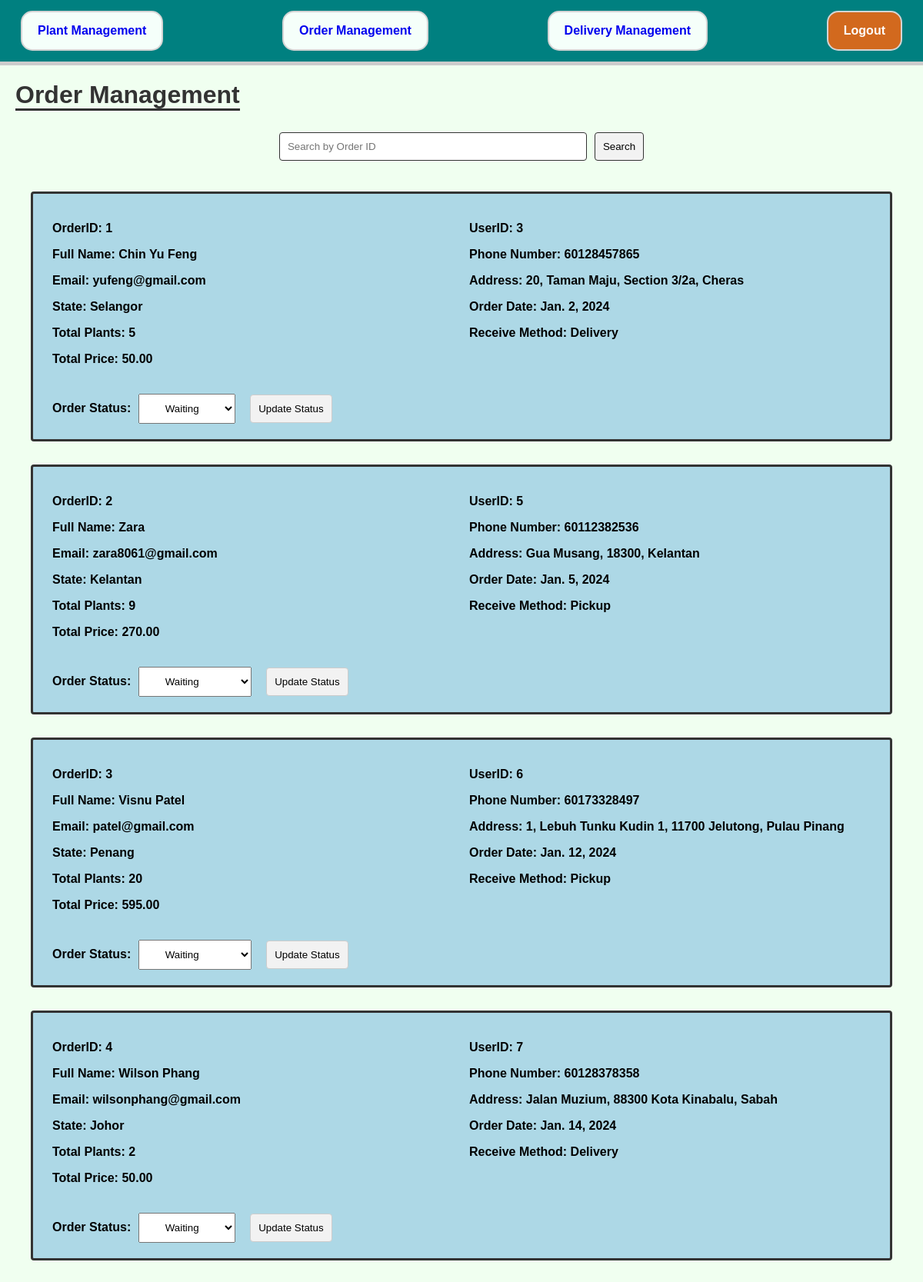
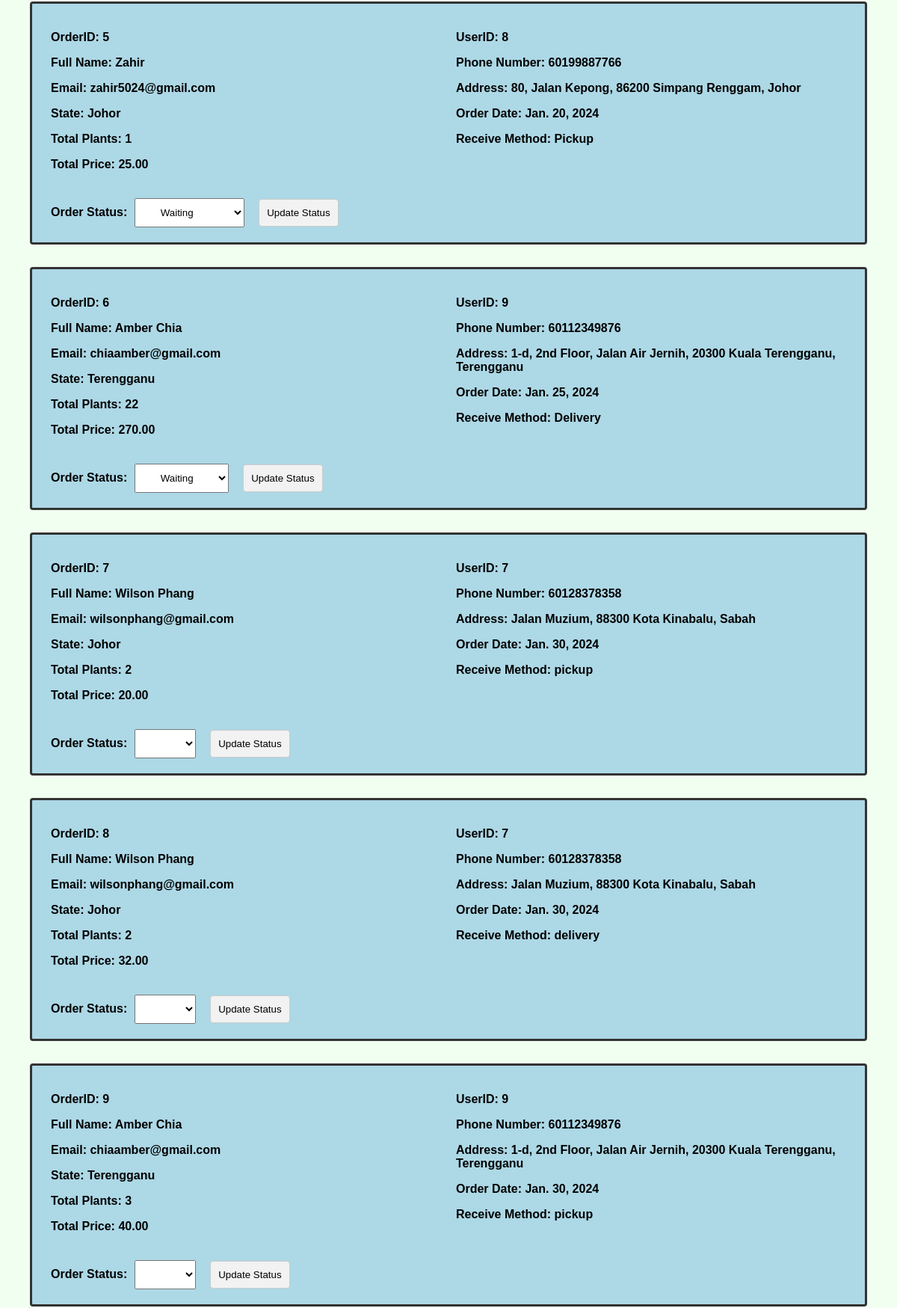
Screenshot of /adm/order/ (signed in, upper part) with the database file from the repository (2 pictures, top to bottom).
### app/models.py (models this page shows, shortened)
class Order(models.Model):
    customer = models.ForeignKey(Customer, on_delete=models.CASCADE, related_name='orders')
    payment = models.ForeignKey(Payment, on_delete=models.CASCADE, related_name='orders')
    delman = models.ForeignKey(DeliveryMan, on_delete=models.CASCADE, related_name='orders', null=True, blank=True)
    order_status = models.CharField(max_length=30)

class Customer(models.Model):
    user = models.OneToOneField(User, on_delete=models.CASCADE, primary_key=True, related_name='customer_profile')
    customer_name = models.CharField(max_length=80, default='Unknown')
    customer_address = models.CharField(max_length=200)
    customer_state = models.CharField(max_length=30)
    customer_ic = models.CharField(max_length=30, unique=True)
    customer_phone_number = models.BigIntegerField()

class User(AbstractUser):
    is_customer = models.BooleanField(default=False)
    is_deliveryman = models.BooleanField(default=False)
    is_admin = models.BooleanField(default=False)
    email = models.EmailField(unique=True)
    USERNAME_FIELD = 'email'
    REQUIRED_FIELDS = []    # Remove 'email' from here since it's the USERNAME_FIELD

class Payment(models.Model):
    customer = models.ForeignKey(Customer, on_delete=models.CASCADE, related_name='payments')
    shipping_fee = models.DecimalField(max_digits=4, decimal_places=2, validators=[MinValueValidator(0.00), MaxValueValidator(99.99)])
    payment_cost = models.DecimalField(max_digits=6, decimal_places=2, validators=[MinValueValidator(0.00), MaxValueValidator(9999.99)])
    receive_method = models.CharField(max_length=10)
    order_date = models.DateField()
    order_total_price = models.DecimalField(max_digits=6, decimal_places=2, validators=[MinValueValidator(0.00), MaxValueValidator(9999.99)])

### app/views.py (the view, shortened to what this page needs)
# urls.py: path("adm/order/", views.orderManagement, name="orderManagement"),
@user_passes_test(lambda user: user.is_admin)
def orderManagement(request):
    search_query = request.GET.get('search_query', '')
    error_message = None
    orders = (
        Order.objects
        .select_related('customer')
        .prefetch_related('order_items')
        .annotate(total_plant_quantity=Sum('order_items__plant_quantity'))
        .exclude(
            Q(payment__receive_method='Pickup', order_status='Completed') |
            Q(payment__receive_method='Delivery', order_status='Ready')
        )
    )
    return render(request, "order_management.html", {"orders": orders, "search_query": search_query, "error_message": error_message})

### app/templates/order_management.html (shortened to what this page needs)
{% load static %}
<!DOCTYPE html>
<html lang="en">
<head>
    <link rel="stylesheet" href="{% static 'styles.css' %}">
</head>
<body>
    <div class="navbar">
        <a href="{% url 'plantManagement' %}" class="nav-button">Plant Management</a>
        <a href="{% url 'orderManagement' %}" class="nav-button">Order Management</a>
        <a href="{% url 'deliveryManagement' %}" class="nav-button">Delivery Management</a>
        <a href="{% url 'logout' %}" class="nav-button logout">Logout</a>
    </div>
    <div class="main-content">
        <h1>Order Management</h1>
        <div class="search-bar">
            <form action="{% url 'orderManagement' %}" method="get">
                <div class="search-container">
                    <input type="text" name="search_query" placeholder="Search by Order ID" style="width: 400px;">
                    <button type="submit" class="search-button">Search</button>
                </div>
            </form>
        </div>
        {% for order in orders%}
        <div class="order-container">
            <div class="order-details">
                <div class="info-text">
                    <p>OrderID: {{ order.id }}</p>
                    <p>Full Name: {{ order.customer.customer_name }}</p>
                    <p>Email: {{ order.customer.user.email }}</p>
                    <p>State: {{ order.customer.customer_state }}</p>
                    <p>Total Plants: {{ order.total_plant_quantity }}</p>
                    <p>Total Price: {{ order.payment.order_total_price }}</p>
                </div>
                <div class="info-text">
                    <p>UserID: {{ order.customer.user.id }}</p>
                    <p>Phone Number: {{ order.customer.customer_phone_number }}</p>
                    <p>Address: {{ order.customer.customer_address }}</p>
                    <p>Order Date: {{ order.payment.order_date }}</p>
                    <p>Receive Method: {{ order.payment.receive_method }}</p>
                </div>
                <div class="info-text">
                    <form action="{% url 'update_order_status' order.id %}" method="post">
                        <label for="status-select-{{ order.id }}">Order Status:</label>
                        <select id="status-select-{{ order.id }}" class="status-select" name="status">
                            {% if order.payment.receive_method == 'Delivery' %}
                                <option value="Waiting" {% if order.order_status == 'Waiting' %}selected{% endif %}>Waiting</option>
                            {% elif order.payment.receive_method == 'Pickup' %}
                                <option value="Waiting" {% if order.order_status == 'Waiting' %}selected{% endif %}>Waiting</option>
                            {% endif %}
                        </select>
                        <button type="submit" class="update-status-button">Update Status</button>
                    </form>
                </div>
            </div>
        </div>
        {% endfor %}
    </div>
</body>
</html>

### app/static/styles.css (style rules this page uses)
body, html { margin: 0; padding: 0; font-family: Arial; background-color: #f0fff0; }
.navbar { display: flex; justify-content: space-between; padding: 10px 25px; background-color: #008080; border-bottom: 5px solid #ccc; }
.nav-button { background-color: #f5fffa; border: 2px solid #d4d4d4; border-radius: 15px; padding: 15px 20px; text-align: center; text-decoration: none; display: inline-block; font-size: 16px; font-weight: bold; margin: 4px 2px; cursor: pointer; transition-duration: 0.4s; }
.logout { background-color: #d2691e; color: white; }
.main-content { padding: 20px; text-align: left; }
h1 { margin-top: 50px; font-weight: bold; color: #333; display: inline; border-bottom: 3px solid #333; }
.search-bar { display: flex; flex-direction: column; align-items: center; margin: 20px auto; padding: 10px; width: 500px; }
.search-container { display: flex; width: 100%; margin-bottom: 10px; }
.search-container input[type="text"] { flex-grow: 1; padding: 10px; box-sizing: border-box; border: 1px solid #333; border-radius: 4px; margin-right: 10px; }
.search-button { padding: 10px; border: 1px solid #333; border-radius: 4px; background-color: #f2f2f2; cursor: pointer; }
button { cursor: pointer; border: 1px solid #333; border-radius: 4px; background-color: #f2f2f2; }
.info-text { font-weight: bold; }
.order-container { background-color: #add8e6; padding: 20px 25px; border: 3px solid #333; border-radius: 4px; margin: 20px 20px 30px 20px; }
.order-details { display: grid; grid-template-columns: 1fr 1fr; gap: 20px; }
.status-select { padding: 10px 30px; margin: 0px 15px 0px 5px; }
.update-status-button { padding: 10px; background-color: #f2f2f2; border: 1px solid #ccc; cursor: pointer; border-radius: 4px; }

### rows the page displays
Order: id "1", customer.customer_name "Chin Yu Feng", customer.user.email "yufeng@gmail.com", customer.customer_state "Selangor", total_plant_quantity "5", payment.order_total_price "50.00", customer.user.id "3", customer.customer_phone_number "60128457865", customer.customer_address "20, Taman Maju, Section 3/2a, Cheras", payment.order_date "Jan. 2, 2024", payment.receive_method "Delivery", status "Waiting"
Order: id "2", customer.customer_name "Zara", customer.user.email "zara8061@gmail.com", customer.customer_state "Kelantan", total_plant_quantity "9", payment.order_total_price "270.00", customer.user.id "5", customer.customer_phone_number "60112382536", customer.customer_address "Gua Musang, 18300, Kelantan", payment.order_date "Jan. 5, 2024", payment.receive_method "Pickup", status "Waiting"
Order: id "3", customer.customer_name "Visnu Patel", customer.user.email "patel@gmail.com", customer.customer_state "Penang", total_plant_quantity "20", payment.order_total_price "595.00", customer.user.id "6", customer.customer_phone_number "60173328497", customer.customer_address "1, Lebuh Tunku Kudin 1, 11700 Jelutong, Pulau Pinang", payment.order_date "Jan. 12, 2024", payment.receive_method "Pickup", status "Waiting"
Order: id "4", customer.customer_name "Wilson Phang", customer.user.email "wilsonphang@gmail.com", customer.customer_state "Johor", total_plant_quantity "2", payment.order_total_price "50.00", customer.user.id "7", customer.customer_phone_number "60128378358", customer.customer_address "Jalan Muzium, 88300 Kota Kinabalu, Sabah", payment.order_date "Jan. 14, 2024", payment.receive_method "Delivery", status "Waiting"
Order: id "5", customer.customer_name "Zahir", customer.user.email "zahir5024@gmail.com", customer.customer_state "Johor", total_plant_quantity "1", payment.order_total_price "25.00", customer.user.id "8", customer.customer_phone_number "60199887766", customer.customer_address "80, Jalan Kepong, 86200 Simpang Renggam, Johor", payment.order_date "Jan. 20, 2024", payment.receive_method "Pickup", status "Waiting"
Order: id "6", customer.customer_name "Amber Chia", customer.user.email "chiaamber@gmail.com", customer.customer_state "Terengganu", total_plant_quantity "22", payment.order_total_price "270.00", customer.user.id "9", customer.customer_phone_number "60112349876", customer.customer_address "1-d, 2nd Floor, Jalan Air Jernih, 20300 Kuala Terengganu, Terengganu", payment.order_date "Jan. 25, 2024", payment.receive_method "Delivery", status "Waiting"
Order: id "7", customer.customer_name "Wilson Phang", customer.user.email "wilsonphang@gmail.com", customer.customer_state "Johor", total_plant_quantity "2", payment.order_total_price "20.00", customer.user.id "7", customer.customer_phone_number "60128378358", customer.customer_address "Jalan Muzium, 88300 Kota Kinabalu, Sabah", payment.order_date "Jan. 30, 2024", payment.receive_method "pickup"
Order: id "8", customer.customer_name "Wilson Phang", customer.user.email "wilsonphang@gmail.com", customer.customer_state "Johor", total_plant_quantity "2", payment.order_total_price "32.00", customer.user.id "7", customer.customer_phone_number "60128378358", customer.customer_address "Jalan Muzium, 88300 Kota Kinabalu, Sabah", payment.order_date "Jan. 30, 2024", payment.receive_method "delivery"
Order: id "9", customer.customer_name "Amber Chia", customer.user.email "chiaamber@gmail.com", customer.customer_state "Terengganu", total_plant_quantity "3", payment.order_total_price "40.00", customer.user.id "9", customer.customer_phone_number "60112349876", customer.customer_address "1-d, 2nd Floor, Jalan Air Jernih, 20300 Kuala Terengganu, Terengganu", payment.order_date "Jan. 30, 2024", payment.receive_method "pickup"
